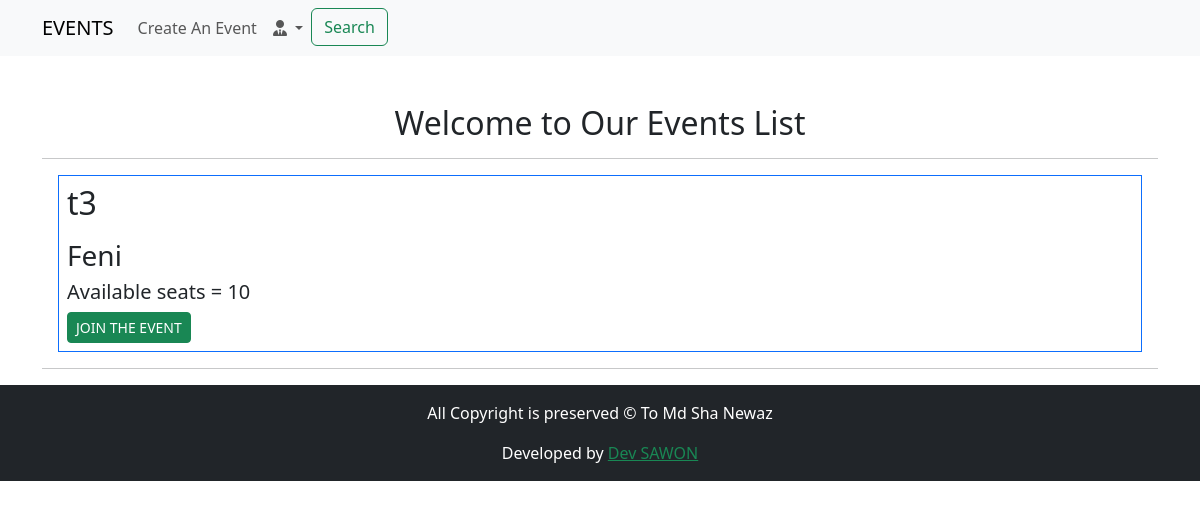
Page /event_page/3/ (signed in) on the earlier database version.
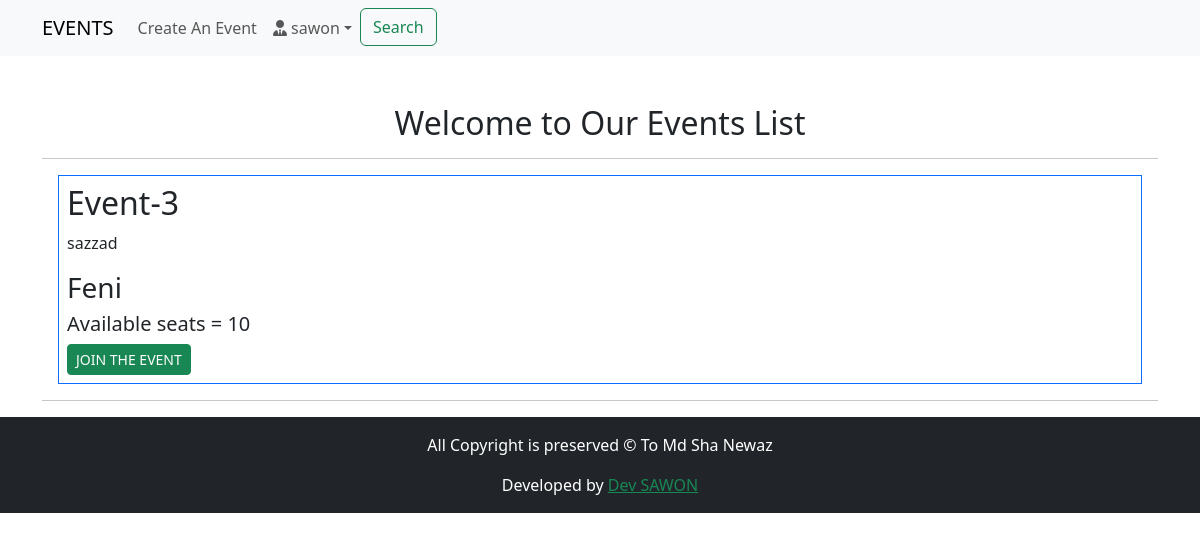
Same page on the later database version.
### EventApp/models.py (models this page shows, shortened)
class EventModel(models.Model):
    user = models.ForeignKey(settings.AUTH_USER_MODEL, on_delete=models.CASCADE, related_name='event')
    title = models.CharField(max_length=500)
    description = models.CharField(max_length=2000)
    created_date = models.DateTimeField(auto_now_add=True)
    event_date = models.DateField(blank=True, null=True)
    event_time = models.TimeField(blank=True,null=True)
    location = models.CharField(max_length=100)
    slots = models.PositiveIntegerField(default=10)

### LoginApp/models.py (models this page shows, shortened)
class User(AbstractBaseUser, PermissionsMixin):
    email = models.EmailField(unique=True, null=False)
    is_staff = models.BooleanField(
        _('staff status'),
        default = False,
        help_text = _('Designates whether the user can log in this site')
    )
    is_active = models.BooleanField(
        _('active'),
        default = True,
        help_text = _('Designate whether this user should be treated as active. Unselect this instead of deleting accounts')
    )
    USERNAME_FIELD = 'email'
    objects = MyUserMangerModel()

class ProfileModel(models.Model):
    user = models.OneToOneField(User, on_delete=models.CASCADE, related_name='profile')
    username = models.CharField(max_length=264, blank=True)
    full_name = models.CharField(max_length=264, blank=True)
    address_1 = models.TextField(max_length=300, blank=True)
    city = models.CharField(max_length=50, blank=True)
    zipcode = models.CharField(max_length=10, blank=True)
    country = models.CharField(max_length=50, blank=True)
    phone = models.CharField(max_length=20, blank=True)
    date_joined = models.DateField(auto_now_add=True)

### EventApp/views.py (the view)
# urls.py: path('event_page/<pk>/', views.event_page_view, name='event_page'),
@login_required
def event_page_view(request, pk):
    event = get_object_or_404(EventModel, pk=pk)
    slots_value = event.slots
    title = event.title
    try:
        registration = RegistrationModel.objects.get(user=request.user, event=event)
    except RegistrationModel.DoesNotExist:
        registration = None
    form = RegistrationForm()
    enroll1 = False
    enroll2 = False
    enroll3 = False
    if event.user == request.user:
        enroll1 = True
    elif RegistrationModel.objects.filter(user=request.user, event=event).exists():
        enroll2 = True
    elif slots_value == 0:
        enroll3 = True
    else:
        if request.method == 'POST':
            form = RegistrationForm(request.POST)
            if form.is_valid():
                registrationEvent = form.save(commit=False)
                registrationEvent.user = request.user
                registrationEvent.event = event
                registrationEvent.save()
                event.slots -= 1
                event.save()
                return redirect('EventApp:home')
    context= {
        'title':title,
        'event':event,
        'registration':registration,
        'form':form,
        'enroll1':enroll1,
        'enroll2':enroll2,
        'enroll3':enroll3,
    }
    return render(request, 'EventApp/event.html', context=context)

### templates/EventApp/event.html (shortened to what this page needs)
{% extends 'index.html' %}
{% load crispy_forms_tags %}
{% block body_block %}
<h2 class="mt-5 text-center">Welcome to Our Events List</h2>
<hr>
<div class="border border-primary m-3 p-2">
    <h2>{{event.title}}</h2>
    <p>{{ event.user.profile.username }}</p>
    <h3>{{event.location}}</h3>
    <h5>Available seats = {{ event.slots }}</h5>
    {% if enroll1 %}
    <div class="alert alert-success">You have created the Event</div>
    {% elif enroll2 %}
    <div class="alert alert-primary">You have already joined</div>
    {% elif enroll3 %}
    <div class="alert alert-warning">No more Registration</div>
    {% else%}
    <form method="POST">
        <button class="btn btn-success btn-sm" type="submit">JOIN THE EVENT</button>
    </form>
    {% endif %}
</div>
<hr>
{% endblock %}

### templates/header.html (shortened to what this page needs)
<nav class="navbar navbar-expand-lg navbar-light bg-light">
    <div class="container">
      <a class="navbar-brand" href="{% url 'EventApp:home' %}">EVENTS</a>
      <div class="collapse navbar-collapse" id="navbarSupportedContent">
        <ul class="navbar-nav me-auto mb-2 mb-lg-0">
          <li class="nav-item">
            <a class="nav-link" href="{% url 'EventApp:create_event' %}">Create An Event</a>
          </li>
          {% if request.user.is_authenticated %}
          <li class="nav-item dropdown">
            <a class="nav-link dropdown-toggle" href="#" id="navbarDropdown" role="button" data-bs-toggle="dropdown" aria-expanded="false">
              <i class="fa-solid fa-user-tie"></i> {{ request.user.profile.username }}</a>
          </li>
          {% else %}
          <li class="nav-item">
            <a class="btn btn-primary" href="{% url 'LoginApp:login' %}">Login</a>
          </li>
          {% endif %}
          <li class="nav-item">
            <a class="btn btn-outline-success" href="{% url 'EventApp:search' %}">Search</a>
          </li>
        </ul>
      </div>
    </div>
</nav>

Differences in the rows shown:
now on this page (row edited): User: user.profile.username "sawon"
changed EventModel "Feni": title "t3" → "Event-3"; user.profile.username (not shown) → "sazzad"
